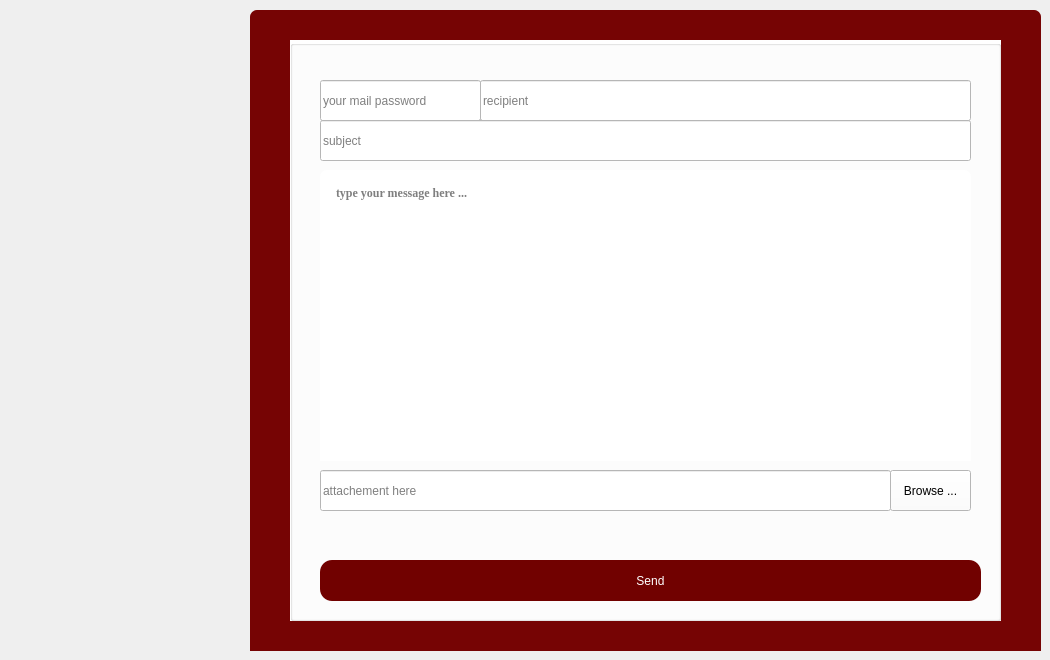
    <widget class="QWidget" name="tab_3">
     <attribute name="title">
      <string>Mail</string>
     </attribute>
     <widget class="QFrame" name="frame_8">
      <property name="geometry">
       <rect>
        <x>250</x>
        <y>10</y>
        <width>791</width>
        <height>641</height>
       </rect>
      </property>
      <property name="styleSheet">
       <string notr="true">QFrame { /* The tab widget frame */
border-top: 2px solid #2a2a2a; 
border-left: 2px solid #2a2a2a;
border-right: 2px solid #2a2a2a ; 
border-bottom: 2px solid #2a2a2a; 
background: #760404;
	
	
	/*border-top-color: rgb(0, 0, 0);*/

}
QFrame{
left: 0px; /* move to the right by 5px */
}
QFrame {
background: #white;
border: 20px  #535353;
border-bottom-color: #535353; 
border-top-left-radius: 7px;
border-top-right-radius: 7px;
min-width: 90px;
padding: 12px;
color: rgb(50, 50, 162);
	color: rgb(0, 0, 0);
font-size:11.5px;
font-family:Georgia, Helvetica, sans-serif;
font-weight:500;
}
QFrame::tab:selected,QTabBar::tab:hover {
	
	
	color: rgb(0, 0, 0);
	background-color: rgb(255, 255, 255);
}
QFrame::tab:selected {
border-color: #760404;
border-bottom-color: #760404; /* same as pane color */
color: #760404;
font-size: 18px;
font-family:Georgia,Solid;
font-weight:500;

}
QFrame::tab:!selected {
margin-top: 5px; /* make non-selected tabs look smaller */
}</string>
      </property>
      <property name="frameShape">
       <enum>QFrame::StyledPanel</enum>
      </property>
      <property name="frameShadow">
       <enum>QFrame::Raised</enum>
      </property>
      <widget class="QGroupBox" name="groupBox_2">
       <property name="geometry">
        <rect>
         <x>40</x>
         <y>30</y>
         <width>711</width>
         <height>581</height>
        </rect>
       </property>
       <property name="styleSheet">
        <string notr="true">background:white;</string>
       </property>
       <property name="title">
        <string/>
       </property>
       <widget class="QPushButton" name="sendBtn">
        <property name="geometry">
         <rect>
          <x>30</x>
          <y>520</y>
          <width>661</width>
          <height>41</height>
         </rect>
        </property>
        <property name="styleSheet">
         <string notr="true">QPushButton{
color:white;
border-radius:12px;
font: 12pt  'Georgia';
background:#710100;
}

QPushButton:hover{
border-radius:12px;
font: 12pt  'Georgia';
background:#D32028;
color:white;

}</string>
        </property>
        <property name="text">
         <string>Send</string>
        </property>
       </widget>
       <widget class="QLineEdit" name="file">
        <property name="geometry">
         <rect>
          <x>30</x>
          <y>430</y>
          <width>571</width>
          <height>41</height>
         </rect>
        </property>
        <property name="styleSheet">
         <string notr="true">background:white;
font: 12pt  'Georgia';
border-bottom:1px solid #717072;</string>
        </property>
        <property name="placeholderText">
         <string>attachement here</string>
        </property>
       </widget>
       <widget class="QLineEdit" name="subject">
        <property name="geometry">
         <rect>
          <x>30</x>
          <y>80</y>
          <width>651</width>
          <height>41</height>
         </rect>
        </property>
        <property name="styleSheet">
         <string notr="true">background:white;
font: 12pt  'Georgia';
border-bottom:1px solid #717072;</string>
        </property>
        <property name="placeholderText">
         <string>subject</string>
        </property>
       </widget>
       <widget class="QPushButton" name="browseBtn">
        <property name="geometry">
         <rect>
          <x>600</x>
          <y>430</y>
          <width>81</width>
          <height>41</height>
         </rect>
        </property>
        <property name="styleSheet">
         <string notr="true"/>
        </property>
        <property name="text">
         <string>Browse ...</string>
        </property>
       </widget>
       <widget class="QLineEdit" name="rcpt">
        <property name="geometry">
         <rect>
          <x>190</x>
          <y>40</y>
          <width>491</width>
          <height>41</height>
         </rect>
        </property>
        <property name="styleSheet">
         <string notr="true">background:white;
font: 12pt  'Georgia';
border-bottom:1px solid #717072;</string>
        </property>
        <property name="placeholderText">
         <string>recipient</string>
        </property>
       </widget>
       <widget class="QTextEdit" name="msg">
        <property name="geometry">
         <rect>
          <x>30</x>
          <y>130</y>
          <width>651</width>
          <height>291</height>
         </rect>
        </property>
        <property name="placeholderText">
         <string>type your message here ...</string>
        </property>
       </widget>
       <widget class="QLineEdit" name="mail_pass">
        <property name="geometry">
         <rect>
          <x>30</x>
          <y>40</y>
          <width>161</width>
          <height>41</height>
         </rect>
        </property>
        <property name="styleSheet">
         <string notr="true">background:white;
font: 9pt  'Georgia';
border-bottom:1px solid #717072;</string>
        </property>
        <property name="echoMode">
         <enum>QLineEdit::Password</enum>
        </property>
        <property name="placeholderText">
         <string>your mail password</string>
        </property>
       </widget>
      </widget>
     </widget>
    </widget>
